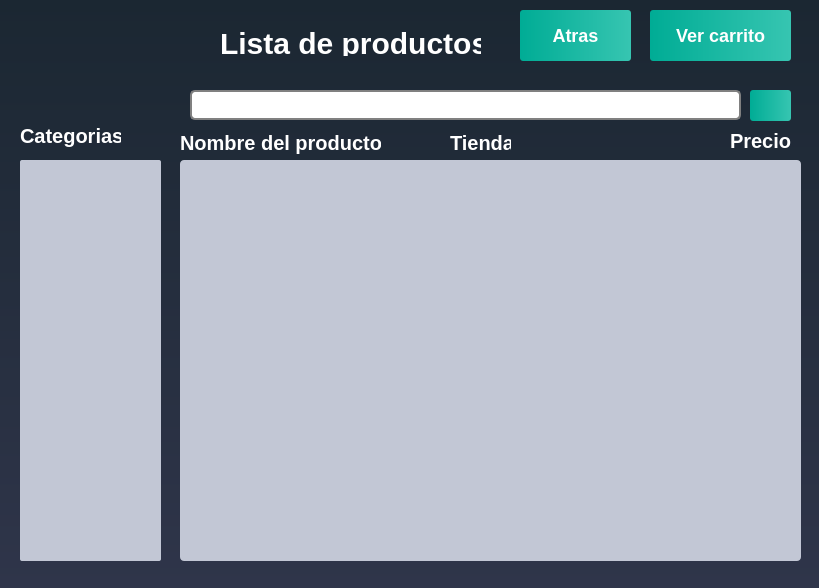
<?xml version="1.0" encoding="UTF-8"?>
<ui version="4.0">
 <class>ListaProductosWindow</class>
 <widget class="QDialog" name="ListaProductosWindow">
  <property name="geometry">
   <rect>
    <x>0</x>
    <y>0</y>
    <width>819</width>
    <height>588</height>
   </rect>
  </property>
  <property name="windowTitle">
   <string>Dialog</string>
  </property>
  <property name="styleSheet">
   <string notr="true">QWidget
{
	background-color: qlineargradient(spread:repeat, x1:1, y1:0, x2:1, y2:1, stop:0 rgba(27, 39, 50, 255),stop:1 rgba(47, 53, 74, 255));
	color: #000000;

}</string>
  </property>
  <widget class="QLabel" name="label">
   <property name="geometry">
    <rect>
     <x>20</x>
     <y>10</y>
     <width>170</width>
     <height>70</height>
    </rect>
   </property>
   <property name="maximumSize">
    <size>
     <width>170</width>
     <height>70</height>
    </size>
   </property>
   <property name="styleSheet">
    <string notr="true">QLabel
{
	background-color: transparent;



}</string>
   </property>
   <property name="text">
    <string/>
   </property>
   <property name="pixmap">
    <pixmap resource="hermes_imagenes.qrc">:/Logo oficial Hermes(1).png</pixmap>
   </property>
  </widget>
  <widget class="QPushButton" name="botonCarrito">
   <property name="geometry">
    <rect>
     <x>650</x>
     <y>10</y>
     <width>141</width>
     <height>51</height>
    </rect>
   </property>
   <property name="sizePolicy">
    <sizepolicy hsizetype="Minimum" vsizetype="Preferred">
     <horstretch>0</horstretch>
     <verstretch>0</verstretch>
    </sizepolicy>
   </property>
   <property name="maximumSize">
    <size>
     <width>1500</width>
     <height>100</height>
    </size>
   </property>
   <property name="font">
    <font>
     <pointsize>-1</pointsize>
     <weight>75</weight>
     <bold>true</bold>
    </font>
   </property>
   <property name="styleSheet">
    <string notr="true">QPushButton
{
	background-color: qlineargradient(spread:pad, x1:0, y1:0.511, x2:1, y2:0.511, stop:0 rgba(0, 172, 149, 255),stop:0.995192 rgba(54, 197, 177, 255));
	color: #fff;
	font-size: 18px;
	font-weight: bold;
	border: none;
	border-radius: 3px;
	padding: 5px;

}</string>
   </property>
   <property name="text">
    <string>Ver carrito</string>
   </property>
   <property name="icon">
    <iconset resource="hermes_imagenes.qrc">
     <normaloff>:/photo4965590516620175554.png</normaloff>:/photo4965590516620175554.png</iconset>
   </property>
   <property name="iconSize">
    <size>
     <width>40</width>
     <height>40</height>
    </size>
   </property>
  </widget>
  <widget class="QListView" name="listView_2">
   <property name="geometry">
    <rect>
     <x>20</x>
     <y>160</y>
     <width>141</width>
     <height>401</height>
    </rect>
   </property>
   <property name="styleSheet">
    <string notr="true">QListView
{
	background-color: #c2c7d5;
	color: #000;
	font-weight: bold;
	border: none;
	border-radius: 2px;
	padding: 3px;

}</string>
   </property>
  </widget>
  <widget class="QLabel" name="label_7">
   <property name="geometry">
    <rect>
     <x>220</x>
     <y>30</y>
     <width>261</width>
     <height>26</height>
    </rect>
   </property>
   <property name="styleSheet">
    <string notr="true">QLabel
{
	background-color: transparent;
	color: #FFFFFF;
	font-size: 30px;
	font-weight: bold;


}</string>
   </property>
   <property name="text">
    <string>Lista de productos</string>
   </property>
  </widget>
  <widget class="QListWidget" name="listWidgetProductos">
   <property name="geometry">
    <rect>
     <x>180</x>
     <y>160</y>
     <width>621</width>
     <height>401</height>
    </rect>
   </property>
   <property name="styleSheet">
    <string notr="true">QListWidget
{
	background-color: #c2c7d5;
	color: #000;
	font-weight: bold;
	border: none;
	border-radius: 4px;
	padding: 3px;
	
	
	
	selection-background-color: rgb(253, 66, 66);

}</string>
   </property>
  </widget>
  <widget class="QLineEdit" name="barraBusqueda">
   <property name="geometry">
    <rect>
     <x>190</x>
     <y>90</y>
     <width>551</width>
     <height>30</height>
    </rect>
   </property>
   <property name="sizePolicy">
    <sizepolicy hsizetype="Minimum" vsizetype="Preferred">
     <horstretch>0</horstretch>
     <verstretch>0</verstretch>
    </sizepolicy>
   </property>
   <property name="maximumSize">
    <size>
     <width>1500</width>
     <height>40</height>
    </size>
   </property>
   <property name="styleSheet">
    <string notr="true">QLineEdit
{
	
	background-color: #FFFFFF;
	color: #000;
	font-weight: bold;
	border: 2px solid gray;
	border-radius: 5px;
	padding: 3px;

}</string>
   </property>
   <property name="alignment">
    <set>Qt::AlignLeading|Qt::AlignLeft|Qt::AlignVCenter</set>
   </property>
  </widget>
  <widget class="QPushButton" name="botonBusqueda">
   <property name="geometry">
    <rect>
     <x>750</x>
     <y>90</y>
     <width>41</width>
     <height>31</height>
    </rect>
   </property>
   <property name="styleSheet">
    <string notr="true">QPushButton
{
	background-color: qlineargradient(spread:pad, x1:0, y1:0.511, x2:1, y2:0.511, stop:0 rgba(0, 172, 149, 255),stop:0.995192 rgba(54, 197, 177, 255));
	color: #fff;
	font-size: 20px;
	font-weight: bold;
	border: none;
	border-radius: 3px;
	padding: 5px;

}</string>
   </property>
   <property name="text">
    <string/>
   </property>
   <property name="icon">
    <iconset resource="hermes_imagenes.qrc">
     <normaloff>:/índice.png</normaloff>:/índice.png</iconset>
   </property>
  </widget>
  <widget class="QLabel" name="label_8">
   <property name="geometry">
    <rect>
     <x>20</x>
     <y>120</y>
     <width>101</width>
     <height>31</height>
    </rect>
   </property>
   <property name="styleSheet">
    <string notr="true">QLabel
{
	background-color: transparent;
	color: #FFFFFF;
	font-size: 20px;
	font-weight: bold;


}</string>
   </property>
   <property name="text">
    <string>Categorias</string>
   </property>
  </widget>
  <widget class="QLabel" name="label_9">
   <property name="geometry">
    <rect>
     <x>180</x>
     <y>130</y>
     <width>201</width>
     <height>26</height>
    </rect>
   </property>
   <property name="styleSheet">
    <string notr="true">QLabel
{
	background-color: transparent;
	color: #FFFFFF;
	font-size: 20px;
	font-weight: bold;


}</string>
   </property>
   <property name="text">
    <string>Nombre del producto</string>
   </property>
  </widget>
  <widget class="QLabel" name="label_10">
   <property name="geometry">
    <rect>
     <x>730</x>
     <y>130</y>
     <width>61</width>
     <height>21</height>
    </rect>
   </property>
   <property name="styleSheet">
    <string notr="true">QLabel
{
	background-color: transparent;
	color: #FFFFFF;
	font-size: 20px;
	font-weight: bold;


}</string>
   </property>
   <property name="text">
    <string>Precio</string>
   </property>
  </widget>
  <widget class="QLabel" name="label_11">
   <property name="geometry">
    <rect>
     <x>450</x>
     <y>130</y>
     <width>61</width>
     <height>26</height>
    </rect>
   </property>
   <property name="styleSheet">
    <string notr="true">QLabel
{
	background-color: transparent;
	color: #FFFFFF;
	font-size: 20px;
	font-weight: bold;


}</string>
   </property>
   <property name="text">
    <string>Tienda</string>
   </property>
  </widget>
  <widget class="QPushButton" name="botonAtras">
   <property name="geometry">
    <rect>
     <x>520</x>
     <y>10</y>
     <width>111</width>
     <height>51</height>
    </rect>
   </property>
   <property name="minimumSize">
    <size>
     <width>100</width>
     <height>0</height>
    </size>
   </property>
   <property name="maximumSize">
    <size>
     <width>200</width>
     <height>100</height>
    </size>
   </property>
   <property name="sizeIncrement">
    <size>
     <width>40</width>
     <height>100</height>
    </size>
   </property>
   <property name="font">
    <font>
     <pointsize>-1</pointsize>
     <weight>75</weight>
     <bold>true</bold>
    </font>
   </property>
   <property name="styleSheet">
    <string notr="true">QPushButton
{
	background-color: qlineargradient(spread:pad, x1:0, y1:0.511, x2:1, y2:0.511, stop:0 rgba(0, 172, 149, 255),stop:0.995192 rgba(54, 197, 177, 255));
	color: #fff;
	font-size: 18px;
	font-weight: bold;
	border: none;
	border-radius: 3px;
	padding: 5px;

}</string>
   </property>
   <property name="text">
    <string>Atras</string>
   </property>
   <property name="icon">
    <iconset resource="hermes_imagenes.qrc">
     <normaloff>:/back.png</normaloff>:/back.png</iconset>
   </property>
   <property name="iconSize">
    <size>
     <width>25</width>
     <height>25</height>
    </size>
   </property>
  </widget>
 </widget>
 <resources>
  <include location="hermes_imagenes.qrc"/>
 </resources>
 <connections/>
</ui>
